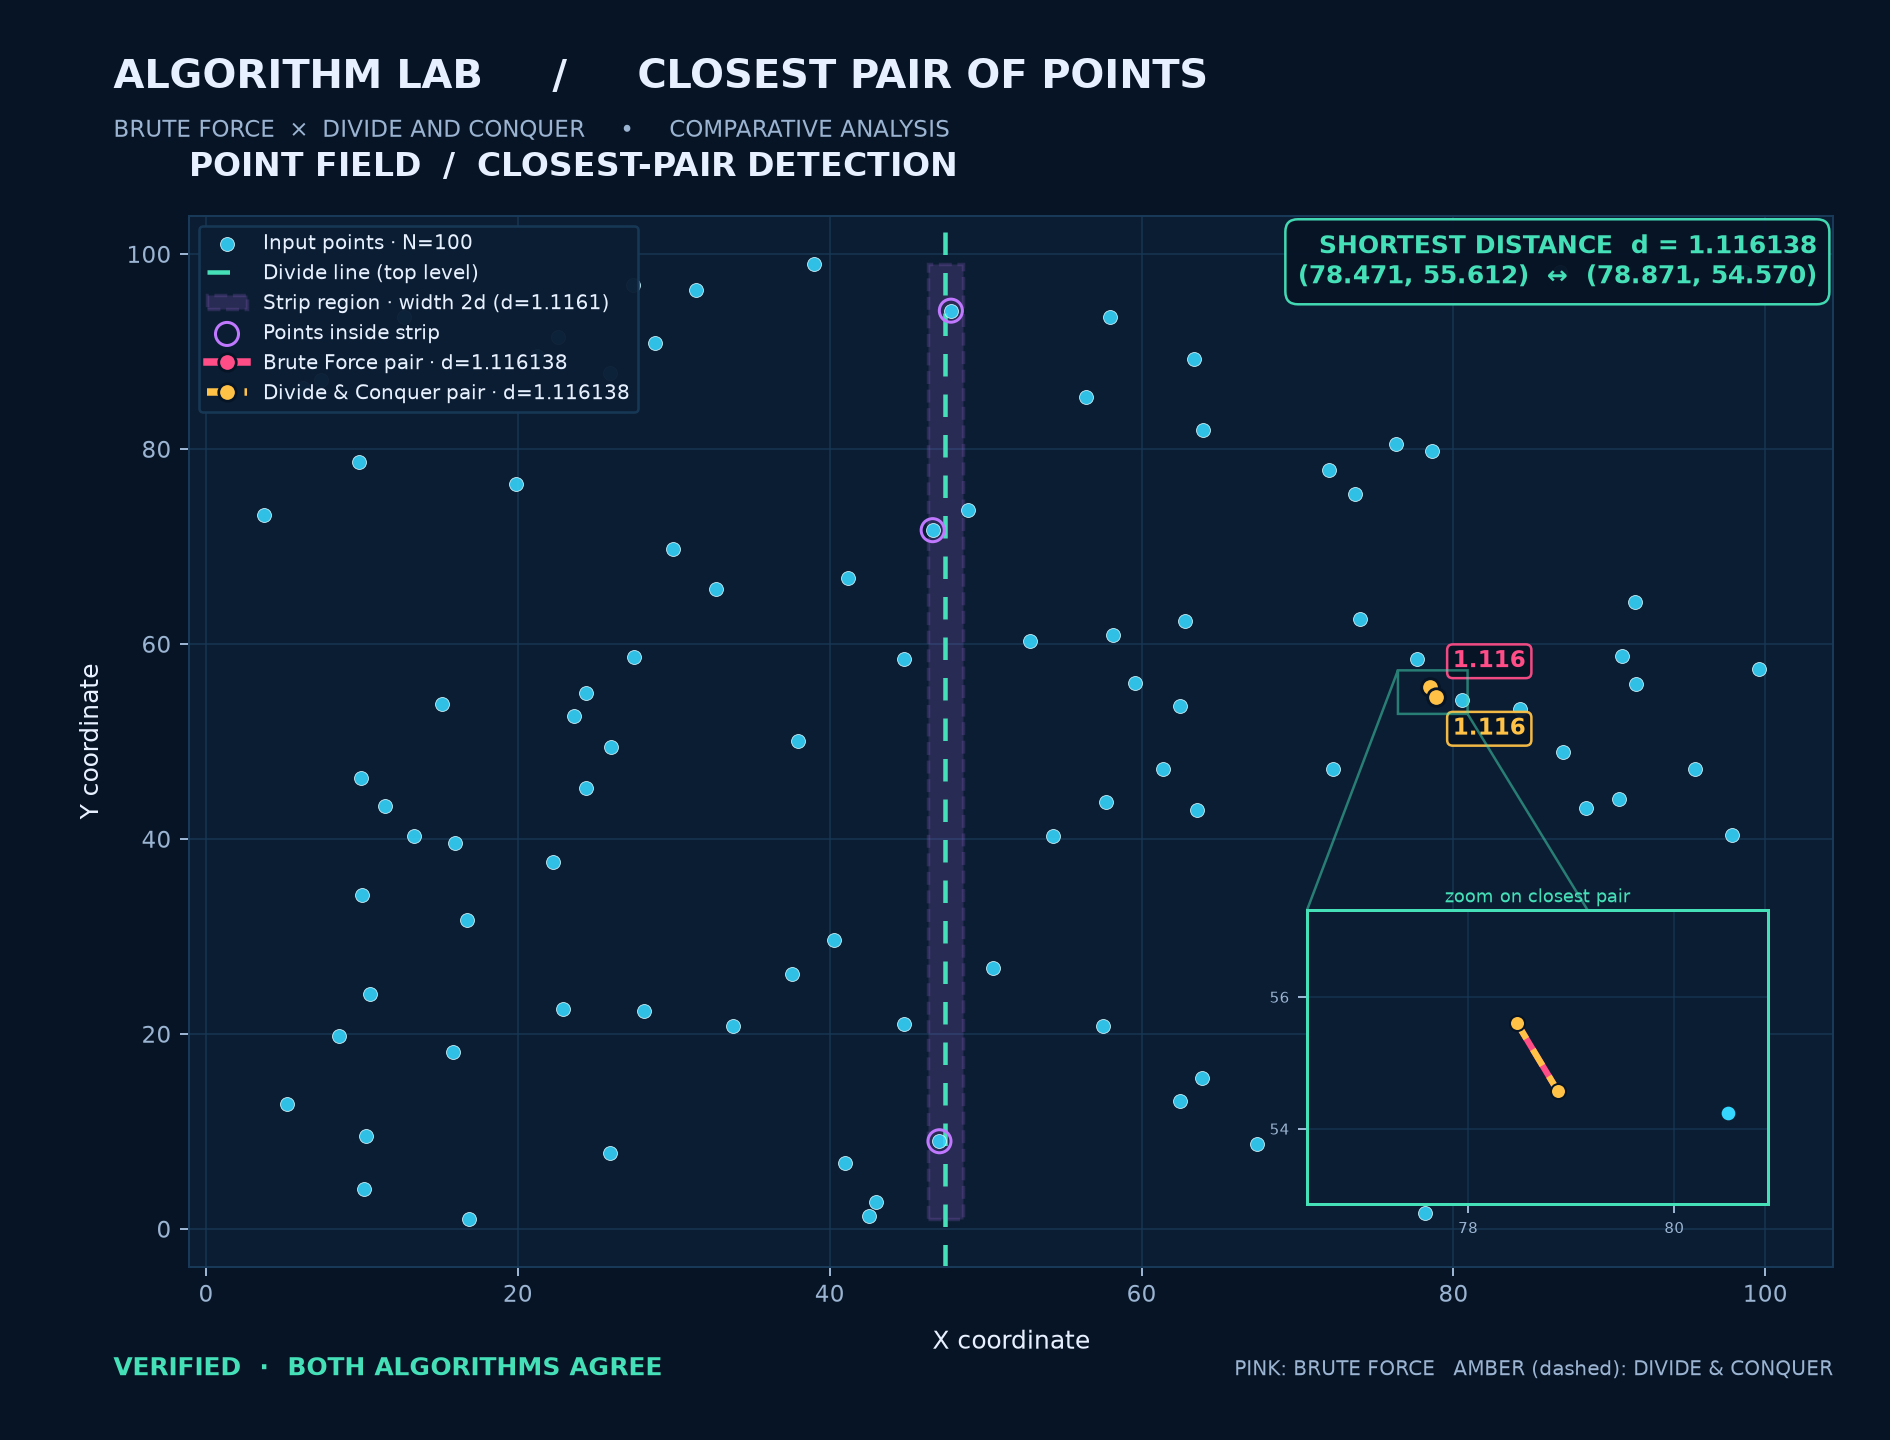

Source code (Python):
"""
Closest Pair of Points -- Brute Force vs Divide and Conquer
===========================================================
Usage:
    python closest_pair.py                 # prompts for N on standard input
    echo 100 | python closest_pair.py      # N from a pipe
    python closest_pair.py --n 100 --seed 7
    python closest_pair.py --n 100 --int   # integer coordinates
    python closest_pair.py --n 40 --no-animate   # skip animation

Output (first three lines):
    Brute-Force: <dist, 6 dp> (x1, y1) (x2, y2)
    Divide-and-Conquer: <dist, 6 dp> (x1, y1) (x2, y2)
    Execution time: Brute-Force = <ms> ms, Divide-and-Conquer = <ms> ms

Files written: closest_pair.png (point field), performance.png (time vs N),
recursion.gif (animation of recursive split/merge).

Requirements:
    pip install matplotlib
"""

import argparse
import heapq
import math
import random
import sys
import time
from dataclasses import dataclass
from typing import List, Optional, Tuple

import matplotlib.pyplot as plt
from matplotlib.patches import Rectangle

Point = Tuple[float, float]


@dataclass
class PairResult:
    distance: float
    p1: Optional[Point]
    p2: Optional[Point]


NO_PAIR = PairResult(float("inf"), None, None)


# --------------------------------------------------------------------------
# Core helpers
# --------------------------------------------------------------------------
def distance(a: Point, b: Point) -> float:
    return math.hypot(a[0] - b[0], a[1] - b[1])


def pair_key(a: Point, b: Point):
    """Canonical (sorted) pair; gives deterministic tie-breaking."""
    return (a, b) if a <= b else (b, a)


def y_key(p: Point):
    return (p[1], p[0])


# --------------------------------------------------------------------------
# Algorithm 1: Brute force, O(N^2)
# --------------------------------------------------------------------------
def brute_force(points: List[Point]) -> PairResult:
    n = len(points)
    if n < 2:
        return NO_PAIR

    best_d = float("inf")
    best_pair = None
    for i in range(n - 1):
        pi = points[i]
        for j in range(i + 1, n):
            d = distance(pi, points[j])
            if d <= best_d:  # only build the key when it can matter
                cand = pair_key(pi, points[j])
                if best_pair is None or d < best_d or cand < best_pair:
                    best_d, best_pair = d, cand
    return PairResult(best_d, best_pair[0], best_pair[1])


# --------------------------------------------------------------------------
# Algorithm 2: Divide and conquer, O(N log N)
# --------------------------------------------------------------------------
def _better(a: PairResult, b: PairResult) -> PairResult:
    if a.distance != b.distance:
        return a if a.distance < b.distance else b
    if a.p1 is None:
        return b
    if b.p1 is None:
        return a
    return a if pair_key(a.p1, a.p2) <= pair_key(b.p1, b.p2) else b


def closest_pair_divide_conquer(points: List[Point], trace=None) -> PairResult:
    """
    Points are sorted by x once. Each recursive call returns its best pair and
    its points sorted by y (merged in linear time), so the total cost is
    O(N log N). Duplicate points need no special handling: the split is by
    index, never by value, and the strip scan compares with d = 0 correctly.

    If `trace` is a list, events describing every split/base/merge step are
    appended to it (used only for visualisation).
    """
    if len(points) < 2:
        return NO_PAIR

    px = sorted(points, key=lambda p: (p[0], p[1]))

    def solve(xs: List[Point], depth: int):
        size = len(xs)
        if trace is not None:
            trace.append({"kind": "split", "points": list(xs), "depth": depth})

        if size <= 3:
            result = brute_force(xs)
            if trace is not None:
                trace.append({"kind": "base", "points": list(xs),
                              "depth": depth, "result": result})
            return result, sorted(xs, key=y_key)

        mid = size // 2
        mid_x = (xs[mid - 1][0] + xs[mid][0]) / 2.0
        left_res, left_y = solve(xs[:mid], depth + 1)
        right_res, right_y = solve(xs[mid:], depth + 1)
        ys = list(heapq.merge(left_y, right_y, key=y_key))

        best = _better(left_res, right_res)
        d = best.distance
        strip = [p for p in ys if abs(p[0] - mid_x) <= d]
        if trace is not None:
            trace.append({"kind": "merge", "points": list(xs), "depth": depth,
                          "mid_x": mid_x, "d": d, "strip": list(strip),
                          "result": best})

        # Only points within d in y need checking (at most ~7 per point).
        for i in range(len(strip)):
            p = strip[i]
            j = i + 1
            while j < len(strip) and strip[j][1] - p[1] <= best.distance:
                q = strip[j]
                cd = distance(p, q)
                if cd <= best.distance:
                    cand = pair_key(p, q)
                    if cd < best.distance or cand < pair_key(best.p1, best.p2):
                        best = PairResult(cd, cand[0], cand[1])
                j += 1

        if trace is not None:
            trace.append({"kind": "merged", "points": list(xs), "depth": depth,
                          "mid_x": mid_x, "d": best.distance,
                          "strip": list(strip), "result": best})
        return best, ys

    return solve(px, 0)[0]


# --------------------------------------------------------------------------
# Input generation, formatting, timing
# --------------------------------------------------------------------------
def random_points(n: int, seed: Optional[int] = None, integer: bool = False,
                  span: int = 100) -> List[Point]:
    """Random points; integer or 3-decimal floating-point coordinates.
    Duplicates are possible (and handled)."""
    rng = random.Random(seed)
    if integer:
        return [(rng.randint(0, span), rng.randint(0, span)) for _ in range(n)]
    return [(round(rng.uniform(0, span), 3), round(rng.uniform(0, span), 3))
            for _ in range(n)]


def fmt_coord(v) -> str:
    return str(v) if isinstance(v, int) else f"{v:.3f}"


def fmt_point(p: Point) -> str:
    return f"({fmt_coord(p[0])}, {fmt_coord(p[1])})"


def format_result(label: str, r: PairResult) -> str:
    if r.p1 is None:
        return f"{label}: undefined (fewer than 2 points, no pair exists)"
    return f"{label}: {r.distance:.6f} {fmt_point(r.p1)} {fmt_point(r.p2)}"


def time_algorithm(func, points, repeats=1):
    """Return (result, best time in ms over `repeats` runs)."""
    best, result = float("inf"), None
    for _ in range(repeats):
        t0 = time.perf_counter()
        result = func(points)
        best = min(best, (time.perf_counter() - t0) * 1000)
    return result, best


def distances_agree(a: PairResult, b: PairResult) -> bool:
    if a.p1 is None or b.p1 is None:
        return a.p1 is None and b.p1 is None
    return math.isclose(a.distance, b.distance, rel_tol=1e-12, abs_tol=1e-12)


# --------------------------------------------------------------------------
# Verification: corner cases + randomized stress test
# --------------------------------------------------------------------------
def run_self_tests(trials: int = 300, seed: int = 2024) -> int:
    """Raises AssertionError on any disagreement; returns number of cases."""
    cases = [
        [],                                              # N = 0
        [(1, 1)],                                        # N = 1
        [(0, 0), (3, 4)],                                # N = 2
        [(2, 2), (2, 2)],                                # N = 2 identical
        [(1, 1), (5, 5), (1, 1), (9, 9), (7, 2)],        # duplicates
        [(i, 0) for i in range(0, 50, 3)],               # collinear, same y
        [(4, i * i) for i in range(12)],                 # collinear, same x
        [(i, i) for i in range(20)],                     # collinear diagonal
        [(3, 3)] * 10,                                   # all identical
        [(x, y) for x in range(8) for y in range(8)],    # grid: many ties
        [(0, 0), (1e9, 1e9), (1e9 + 1, 1e9), (-5, -5)],  # large / negative
    ]
    rng = random.Random(seed)
    for _ in range(trials):
        n = rng.choice([2, 3, 4, 5, 7, 10, 20, 50, 120])
        mode = rng.choice(["float", "int_small", "int_wide", "same_x", "same_y"])
        if mode == "float":
            pts = [(rng.uniform(-100, 100), rng.uniform(-100, 100)) for _ in range(n)]
        elif mode == "int_small":  # lots of duplicates
            pts = [(rng.randint(0, 6), rng.randint(0, 6)) for _ in range(n)]
        elif mode == "int_wide":
            pts = [(rng.randint(-500, 500), rng.randint(-500, 500)) for _ in range(n)]
        elif mode == "same_x":
            pts = [(7, rng.randint(0, 1000)) for _ in range(n)]
        else:
            pts = [(rng.randint(0, 1000), -3) for _ in range(n)]
        cases.append(pts)

    for pts in cases:
        b, d = brute_force(pts), closest_pair_divide_conquer(pts)
        assert distances_agree(b, d), f"Mismatch on {pts[:6]}...: {b} vs {d}"
        if b.p1 is not None:
            # The reported pair must really be two input points at that distance.
            for r in (b, d):
                assert r.p1 in pts and r.p2 in pts
                assert math.isclose(distance(r.p1, r.p2), r.distance,
                                    rel_tol=1e-12, abs_tol=1e-12)
    return len(cases)


# --------------------------------------------------------------------------
# Visual style
# --------------------------------------------------------------------------
BG, PANEL, GRID = "#071426", "#0B1D33", "#183957"
TEXT, MUTED = "#E7F0FF", "#9BB4D1"
CYAN, PINK, AMBER, MINT, VIOLET = "#36D7FF", "#FF4D88", "#FFC247", "#45E0B8", "#C078FF"


def style_axis(ax, title=None):
    ax.set_facecolor(PANEL)
    ax.tick_params(colors=MUTED, labelsize=9)
    ax.xaxis.label.set_color(TEXT)
    ax.yaxis.label.set_color(TEXT)
    for spine in ax.spines.values():
        spine.set_color(GRID)
    ax.grid(True, color=GRID, linewidth=0.7, alpha=0.75)
    ax.set_axisbelow(True)
    if title:
        ax.set_title(title, color=TEXT, fontsize=12, fontweight="bold",
                     pad=12, loc="left")


# --------------------------------------------------------------------------
# Performance analysis (running time vs N)
# --------------------------------------------------------------------------
def performance_analysis(seed: int = 1234, integer: bool = False):
    sizes = [10, 25, 50, 100, 200, 400, 800, 1200, 1600, 2400]
    brute_times, dc_times = [], []
    rng = random.Random(seed)
    print("\nPERFORMANCE ANALYSIS")
    print(f"{'N':>7} {'Brute Force (ms)':>18} {'Divide & Conquer (ms)':>23} {'Agree':>7}")
    for n in sizes:
        if integer:
            pts = [(rng.randint(0, 10 * n), rng.randint(0, 10 * n)) for _ in range(n)]
        else:
            pts = [(round(rng.random() * 1000, 5), round(rng.random() * 1000, 5))
                   for _ in range(n)]
        repeats = 5 if n <= 200 else 2
        b, bt = time_algorithm(brute_force, pts, repeats)
        d, dt = time_algorithm(closest_pair_divide_conquer, pts, repeats)
        agree = distances_agree(b, d)
        print(f"{n:7d} {bt:18.4f} {dt:23.4f} {str(agree):>7}")
        if not agree:
            raise AssertionError(f"Algorithms disagree at N={n}: {b} vs {d}")
        brute_times.append(bt)
        dc_times.append(dt)

    fig, ax = plt.subplots(figsize=(10.5, 6.0), facecolor=BG)
    fig.subplots_adjust(left=0.11, right=0.97, top=0.84, bottom=0.16)
    style_axis(ax, "RUNTIME PROFILE  /  INPUT SIZE vs EXECUTION TIME")
    ax.plot(sizes, brute_times, color=PINK, marker="o", markersize=6, linewidth=2.5,
            label="Brute Force (measured)", markeredgecolor=BG, markeredgewidth=1.2)
    ax.plot(sizes, dc_times, color=AMBER, marker="D", markersize=5.5, linewidth=2.5,
            label="Divide & Conquer (measured)", markeredgecolor=BG, markeredgewidth=1.2)
    # Theoretical reference curves, scaled to pass through the last measurement.
    n_last = sizes[-1]
    ax.plot(sizes, [brute_times[-1] * (n / n_last) ** 2 for n in sizes],
            color=PINK, linestyle=":", linewidth=1.4, alpha=0.8, label="O(N²) reference")
    ref = n_last * math.log2(n_last)
    ax.plot(sizes, [dc_times[-1] * (n * math.log2(n)) / ref for n in sizes],
            color=AMBER, linestyle=":", linewidth=1.4, alpha=0.8,
            label="O(N log N) reference")
    ax.set_xscale("log")
    ax.set_yscale("log")
    ax.set_xlabel("Number of points (N)", labelpad=10)
    ax.set_ylabel("Execution time (milliseconds)", labelpad=10)
    ax.legend(facecolor=PANEL, edgecolor=GRID, labelcolor=TEXT, framealpha=1,
              loc="upper left")
    fig.suptitle("CLOSEST PAIR  /  PERFORMANCE BENCHMARK", color=TEXT, fontsize=16,
                 fontweight="bold", x=0.06, ha="left", y=0.96)
    fig.text(0.06, 0.905, "Same point sets for both algorithms · logarithmic axes",
             color=MUTED, fontsize=9)
    fig.savefig("performance.png", dpi=180, facecolor=fig.get_facecolor())
    print("Saved running-time graph as performance.png")
    return sizes, brute_times, dc_times


# --------------------------------------------------------------------------
# Point-field plot
# --------------------------------------------------------------------------
def plot_points(points: List[Point], brute: PairResult, dc: PairResult, trace=None):
    fig, ax = plt.subplots(figsize=(10.5, 8), facecolor=BG)
    fig.subplots_adjust(left=0.10, right=0.97, top=0.85, bottom=0.12)
    style_axis(ax)
    xs = [p[0] for p in points]
    ys = [p[1] for p in points]
    ax.scatter(xs, ys, c=CYAN, s=31, alpha=0.88, edgecolors="#D8F8FF",
               linewidths=0.35, label=f"Input points · N={len(points)}", zorder=3)

    # Top-level divide line + strip (the root merge is the only depth-0 merge).
    root = next((e for e in (trace or []) if e["kind"] == "merge" and e["depth"] == 0),
                None)
    if root is not None:
        mid_x, d = root["mid_x"], root["d"]
        ymin, ymax = min(ys), max(ys)
        ax.axvline(mid_x, color=MINT, linestyle=(0, (5, 4)), linewidth=1.8,
                   label="Divide line (top level)", zorder=2)
        ax.add_patch(Rectangle((mid_x - d, ymin), 2 * d, max(ymax - ymin, 1e-9),
                               facecolor=VIOLET, alpha=0.16, edgecolor=VIOLET,
                               linestyle="--", linewidth=1.4,
                               label=f"Strip region · width 2d (d={d:.4f})", zorder=1))
        if root["strip"]:
            ax.scatter([p[0] for p in root["strip"]], [p[1] for p in root["strip"]],
                       facecolors="none", edgecolors=VIOLET, s=85, linewidths=1.2,
                       label="Points inside strip", zorder=4)

    # Brute force drawn solid, D&C dashed on top: identical pairs stay visible.
    specs = ((brute, PINK, "-", "Brute Force pair", 10),
             (dc, AMBER, (0, (3, 2)), "Divide & Conquer pair", -17))
    for r, color, ls, label, off in specs:
        if r.p1 is None:
            continue
        ax.plot([r.p1[0], r.p2[0]], [r.p1[1], r.p2[1]], color=color, linestyle=ls,
                linewidth=3, marker="o", markersize=7, markeredgecolor=BG,
                markeredgewidth=1.1, label=f"{label} · d={r.distance:.6f}", zorder=7)
        ax.annotate(f"{r.distance:.3f}",
                    ((r.p1[0] + r.p2[0]) / 2, (r.p1[1] + r.p2[1]) / 2),
                    xytext=(8, off), textcoords="offset points", color=color,
                    fontsize=9, fontweight="bold",
                    bbox=dict(boxstyle="round,pad=0.25", facecolor=BG,
                              edgecolor=color, alpha=0.95))

    # Zoomed inset: the closest pair is often smaller than a pixel at full scale.
    ref = dc if dc.p1 is not None else brute
    if ref.p1 is not None:
        cx = (ref.p1[0] + ref.p2[0]) / 2
        cy = (ref.p1[1] + ref.p2[1]) / 2
        half = ref.distance * 2 if ref.distance > 0 else 0.5
        inset = ax.inset_axes([0.68, 0.06, 0.28, 0.28])
        inset.set_facecolor(PANEL)
        inset.grid(True, color=GRID, linewidth=0.6, alpha=0.8)
        inset.tick_params(colors=MUTED, labelsize=6)
        inset.locator_params(nbins=4)
        inset.ticklabel_format(useOffset=False)
        for spine in inset.spines.values():
            spine.set_color(MINT)
            spine.set_linewidth(1.2)
        inset.scatter(xs, ys, c=CYAN, s=20, zorder=3)
        for r, color, ls, _, _ in specs:
            if r.p1 is not None:
                inset.plot([r.p1[0], r.p2[0]], [r.p1[1], r.p2[1]], color=color,
                           linestyle=ls, linewidth=2.5, marker="o", markersize=6,
                           markeredgecolor=BG, markeredgewidth=0.8,
                           zorder=6 if color == AMBER else 5)
        inset.set_xlim(cx - half, cx + half)
        inset.set_ylim(cy - half, cy + half)
        inset.set_title("zoom on closest pair", color=MINT, fontsize=7, pad=3)
        ax.indicate_inset_zoom(inset, edgecolor=MINT)

    ax.set_title("POINT FIELD  /  CLOSEST-PAIR DETECTION", color=TEXT, fontsize=13,
                 fontweight="bold", loc="left", pad=16)
    ax.set_xlabel("X coordinate", labelpad=9)
    ax.set_ylabel("Y coordinate", labelpad=9)
    ax.legend(loc="upper left", facecolor=PANEL, edgecolor=GRID, labelcolor=TEXT,
              fontsize=8, framealpha=0.97)
    fig.suptitle("ALGORITHM LAB     /     CLOSEST PAIR OF POINTS", color=TEXT,
                 fontsize=16, fontweight="bold", x=0.06, ha="left", y=0.96)
    fig.text(0.06, 0.905,
             "BRUTE FORCE  ×  DIVIDE AND CONQUER     •     COMPARATIVE ANALYSIS",
             color=MUTED, fontsize=9)
    agree = distances_agree(brute, dc)
    if ref.p1 is not None:
        ax.text(0.99, 0.985,
                f"SHORTEST DISTANCE  d = {ref.distance:.6f}\n"
                f"{fmt_point(ref.p1)}  ↔  {fmt_point(ref.p2)}",
                transform=ax.transAxes, ha="right", va="top", color=MINT,
                fontsize=10, fontweight="bold", zorder=10,
                bbox=dict(boxstyle="round,pad=0.5", facecolor=BG,
                          edgecolor=MINT, alpha=0.97))
    fig.text(0.06, 0.045,
             "VERIFIED  ·  BOTH ALGORITHMS AGREE" if agree else "WARNING  ·  RESULTS DIFFER",
             color=MINT if agree else PINK, fontsize=10, fontweight="bold")
    fig.text(0.97, 0.045, "PINK: BRUTE FORCE   AMBER (dashed): DIVIDE & CONQUER",
             color=MUTED, fontsize=8, ha="right")
    fig.savefig("closest_pair.png", dpi=180, facecolor=fig.get_facecolor())
    print("Saved point plot as closest_pair.png")


# --------------------------------------------------------------------------
# Optional animation of recursive splitting / merging
# --------------------------------------------------------------------------
def animate_recursion(points: List[Point], trace, delay: float = 0.65,
                      save_gif: bool = True):
    """Step-through animation of recursive splitting and merging.
    Plays live, then saves the same frames as recursion.gif."""
    if not points or not trace:
        print("Animation skipped: nothing to animate.")
        return
    fig, ax = plt.subplots(figsize=(9, 6.5), facecolor=BG)
    xs = [p[0] for p in points]
    ys = [p[1] for p in points]
    xpad = max((max(xs) - min(xs)) * 0.06, 1)
    ypad = max((max(ys) - min(ys)) * 0.06, 1)
    titles = {"split": "DIVIDE", "base": "BASE CASE (brute force)",
              "merge": "MERGE: build strip", "merged": "MERGE: strip scanned"}

    def draw(index):
        ev = trace[index]
        ax.clear()
        style_axis(ax)
        ax.scatter(xs, ys, c=CYAN, s=23, alpha=0.42, edgecolors="none",
                   label="All points")
        cur = ev["points"]
        ax.scatter([p[0] for p in cur], [p[1] for p in cur], c=VIOLET, s=38,
                   alpha=0.95, edgecolors=TEXT, linewidths=0.25,
                   label=f"Active subproblem (depth {ev['depth']})", zorder=4)
        if ev["kind"] in ("merge", "merged"):
            mid_x, d = ev["mid_x"], ev["d"]
            ax.axvline(mid_x, color=MINT, linestyle="--", linewidth=1.6,
                       label="Divide line")
            ax.add_patch(Rectangle((mid_x - d, min(ys)), 2 * d,
                                   max(max(ys) - min(ys), 1e-9), facecolor=VIOLET,
                                   alpha=0.15, edgecolor=VIOLET, linestyle="--",
                                   label="Strip · 2d"))
            if ev["strip"]:
                ax.scatter([p[0] for p in ev["strip"]], [p[1] for p in ev["strip"]],
                           c=AMBER, s=52, edgecolors=BG, linewidths=0.6,
                           label="Strip candidates", zorder=5)
        r = ev.get("result")
        if r is not None and r.p1 is not None:
            ax.plot([r.p1[0], r.p2[0]], [r.p1[1], r.p2[1]], color=PINK,
                    linewidth=2.6, marker="o", markersize=6,
                    label=f"Best pair so far (d={r.distance:.4f})", zorder=7)
        ax.set_xlim(min(xs) - xpad, max(xs) + xpad)
        ax.set_ylim(min(ys) - ypad, max(ys) + ypad)
        ax.set_xlabel("X coordinate", labelpad=8)
        ax.set_ylabel("Y coordinate", labelpad=8)
        ax.set_title(f"STEP {index + 1:03d}/{len(trace):03d}  /  {titles[ev['kind']]}",
                     color=TEXT, fontsize=11, fontweight="bold", loc="left", pad=12)
        ax.legend(loc="upper left", facecolor=PANEL, edgecolor=GRID,
                  labelcolor=TEXT, fontsize=8)

    # Live playback
    plt.ion()
    plt.show(block=False)
    for i in range(len(trace)):
        if not plt.fignum_exists(fig.number):
            break
        draw(i)
        fig.canvas.draw_idle()
        plt.pause(delay)
    plt.ioff()

    # Save the same frames as a GIF
    if save_gif:
        try:
            from matplotlib.animation import FuncAnimation, PillowWriter
            anim = FuncAnimation(fig, draw, frames=len(trace), repeat=False)
            anim.save("recursion.gif", writer=PillowWriter(fps=2), dpi=80,
                      savefig_kwargs={"facecolor": BG})
            print("Saved recursion animation as recursion.gif")
        except Exception as exc:  # e.g. Pillow missing
            print(f"GIF not saved ({exc}); install it with: pip install pillow")


# --------------------------------------------------------------------------
# Main
# --------------------------------------------------------------------------
def main():
    ap = argparse.ArgumentParser(description="Closest pair: brute force vs divide and conquer")
    ap.add_argument("--n", type=int, help="number of points (otherwise read from stdin)")
    ap.add_argument("--seed", type=int, default=None, help="seed for repeatable points")
    ap.add_argument("--int", dest="integer", action="store_true",
                    help="integer coordinates instead of floating point")
    ap.add_argument("--range", type=int, default=100, dest="span",
                    help="coordinates are drawn from [0, RANGE] (default 100)")
    ap.add_argument("--show-points", action="store_true", help="print generated points")
    ap.add_argument("--animate", action="store_true", help=argparse.SUPPRESS)
    ap.add_argument("--no-animate", action="store_true",
                    help="skip the recursion animation (on by default)")
    ap.add_argument("--no-gif", action="store_true", help="do not save recursion.gif")
    ap.add_argument("--delay", type=float, default=0.65,
                    help="seconds per animation step (default 0.65)")
    ap.add_argument("--no-plot", action="store_true", help="skip the point-field plot")
    ap.add_argument("--no-benchmark", action="store_true", help="skip the time-vs-N graph")
    ap.add_argument("--no-selftest", action="store_true", help="skip randomized verification")
    ap.add_argument("--no-show", action="store_true",
                    help="save PNGs but do not open plot windows")
    args = ap.parse_args()

    if args.n is None:
        try:
            n = int(input("Enter N (number of points): ").strip())
        except (ValueError, EOFError):
            sys.exit("Invalid input: N must be an integer.")
    else:
        n = args.n
    if n < 0:
        sys.exit("N cannot be negative.")

    points = random_points(n, args.seed, args.integer, args.span)

    # Time both algorithms without tracing overhead.
    brute, brute_ms = time_algorithm(brute_force, points)
    dc, dc_ms = time_algorithm(closest_pair_divide_conquer, points)

    # ---- required output: exactly three lines first ----
    print(format_result("Brute-Force", brute))
    print(format_result("Divide-and-Conquer", dc))
    print(f"Execution time: Brute-Force = {brute_ms:.6f} ms, "
          f"Divide-and-Conquer = {dc_ms:.6f} ms")

    # ---- supplementary output ----
    print()
    print("=" * 60)
    print("SHORTEST DISTANCE SUMMARY")
    print("=" * 60)
    if dc.p1 is None:
        print("No pair exists (fewer than 2 points).")
    else:
        print(f"Shortest distance : {dc.distance:.6f}")
        print(f"Closest pair      : {fmt_point(dc.p1)}  and  {fmt_point(dc.p2)}")
        print(f"Brute-Force found : {brute.distance:.6f}   "
              f"Divide-and-Conquer found : {dc.distance:.6f}")
    print("=" * 60)
    limit = n if (args.show_points or n <= 100) else 20
    print(f"\nGenerated {n} point(s)" +
          ("" if limit == n else f" (showing first {limit}; use --show-points for all)") + ":")
    for i, p in enumerate(points[:limit], 1):
        print(f"  P{i}: {fmt_point(p)}")
    print()
    if distances_agree(brute, dc):
        print("Verification: PASS - both algorithms report the same minimum distance")
    else:
        print("Verification: FAIL - minimum distances differ")
        raise AssertionError(f"Disagreement: {brute} vs {dc}")
    if not args.no_selftest:
        count = run_self_tests()
        print(f"Self-test: {count} cases (corner cases + random stress), all agree")

    if n >= 1 and not args.no_plot:
        trace = []
        closest_pair_divide_conquer(points, trace=trace)  # separate traced run
        plot_points(points, brute, dc, trace)
        if not args.no_animate:
            anim_trace = trace
            if n > 80:  # keep large inputs readable: show only the top recursion levels
                anim_trace = [e for e in trace if e["depth"] <= 3]
                print("Animation: N > 80, showing recursion depth 0-3 only.")
            animate_recursion(points, anim_trace, delay=args.delay,
                              save_gif=not args.no_gif)
    elif n < 1:
        print("Skipping point plot: there are no points.")

    if not args.no_benchmark:
        performance_analysis(seed=args.seed if args.seed is not None else 1234,
                             integer=args.integer)

    if not args.no_show:
        plt.show()


if __name__ == "__main__":
    main()
